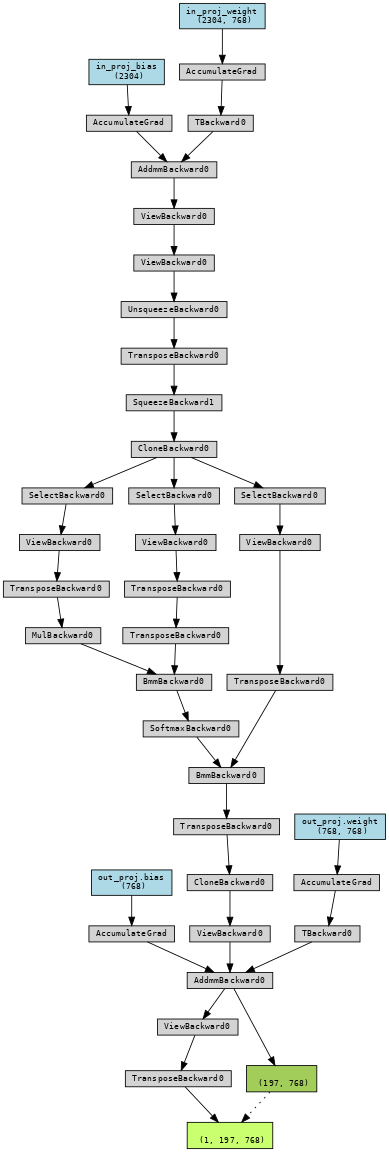

This figure's Python source:
import torch
import torch.nn as nn
from torchviz import make_dot
import subprocess
import os

# ViT-B/16 的配置参数
EMBED_DIM = 768  # 特征维度 D
NUM_HEADS = 12   # 注意力头数量
SEQUENCE_LENGTH = 197 # 序列长度 (196 patches + 1 CLS token)

def visualize_multihead_attention_svg():
    print("--- 检查 Graphviz ---")
    try:
        # 验证 Graphviz 是否安装并配置
        subprocess.run(['dot', '-V'], check=True, capture_output=True)
        print("Graphviz 已找到。")
    except (FileNotFoundError, subprocess.CalledProcessError):
        print("------------------------------------------------------------------")
        print("ERROR: Graphviz is NOT found or NOT correctly configured.")
        print("请先安装 Graphviz (如: apt install graphviz) 并确保它在 PATH 中。")
        print("------------------------------------------------------------------")
        return

    # 1. 实例化 MultiheadAttention 模块
    print("实例化 MultiheadAttention 模块...")
    mha_layer = nn.MultiheadAttention(
        embed_dim=EMBED_DIM, 
        num_heads=NUM_HEADS, 
        batch_first=True
    )
    mha_layer.eval()

    # 2. 创建虚拟输入 (Self-Attention: Q=K=V)
    dummy_input = torch.randn(1, SEQUENCE_LENGTH, EMBED_DIM) 
    query = key = value = dummy_input
    
    print(f"使用虚拟输入形状 (B, L, D): {query.shape}")

    # 3. 执行前向传播
    attn_output, _ = mha_layer(query, key, value)

    # 4. 使用 make_dot 生成计算图
    graph = make_dot(
        attn_output, 
        params=dict(mha_layer.named_parameters())
    )

    # 5. 渲染并保存图形文件为 SVG 格式
    file_name = "single_layer_multihead_attention_graph"
    # 关键修改：format="svg"
    graph.render(file_name, format="svg", cleanup=True)
    
    print("\n可视化成功！")
    print(f"结构图已保存为: {file_name}.svg")
    print("您可以使用浏览器打开此文件，并进行无损缩放查看。")

if __name__ == "__main__":
    visualize_multihead_attention_svg()
